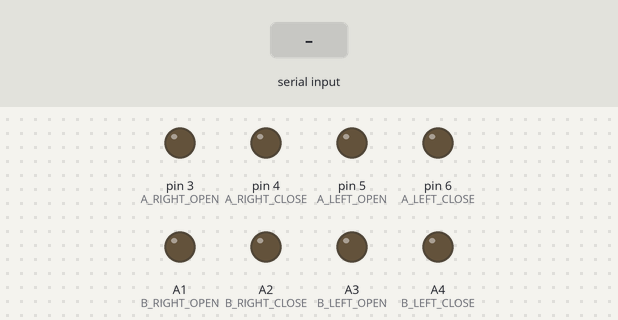
This sketch was run on a simulated Arduino Uno, built with avr-gcc and run on an emulated ATmega328P. Parts: output pins drawn as LEDs (lit = HIGH). The test bench sets the inputs (shaded band). What the sketch prints to the serial monitor is not drawn.

Above: at 1.2 s.
1.3 s: "3" received over Serial
At 1.9 s:
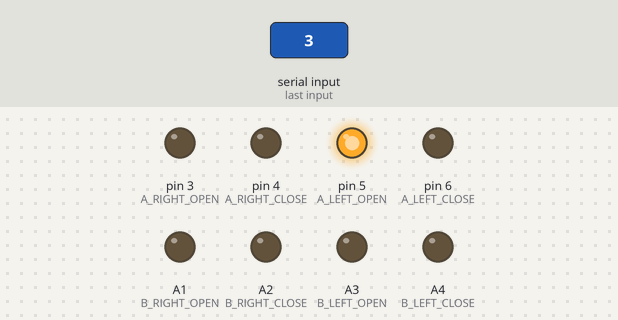
2.8 s: "4" received over Serial
At 3.1 s:
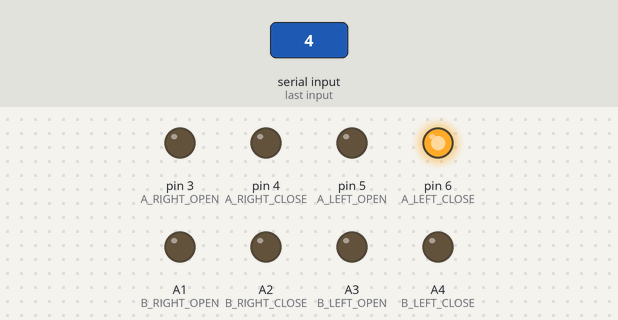
4.3 s: "5" received over Serial
At 5.4 s:
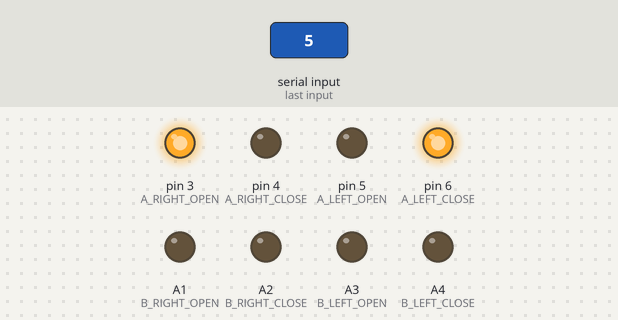
5.8 s: "6" received over Serial
At 6.6 s:
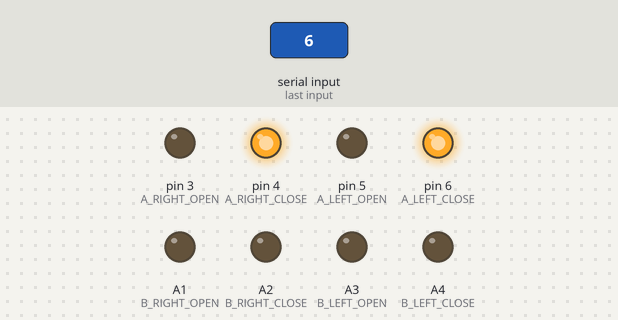
7.3 s: "A" received over Serial
At 7.7 s:
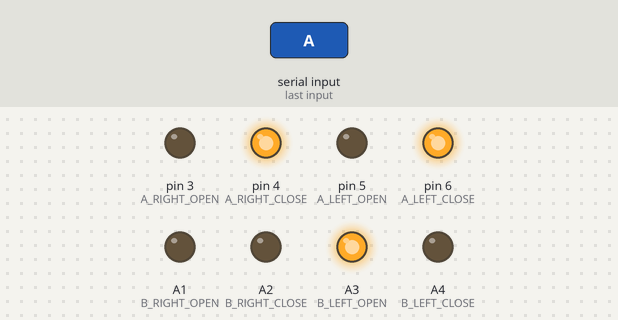
8.8 s: "B" received over Serial
At 10.0 s:
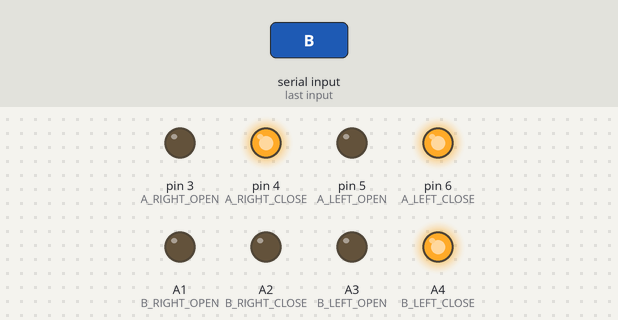
Timing chart, 0 to 11.3 s (numbered marks = the images above; inputs shaded):
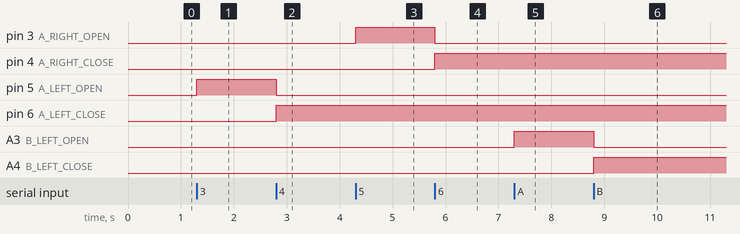

The sketch:

door_disp.ino
```cpp
int A_RIGHT_OPEN = 3;
int A_RIGHT_CLOSE = 4;
int A_LEFT_OPEN = 5;
int A_LEFT_CLOSE = 6;

int B_RIGHT_OPEN = A1;
int B_RIGHT_CLOSE = A2;
int B_LEFT_OPEN = A3;
int B_LEFT_CLOSE = A4;

void serialEvent() {
  while (Serial.available()) {
    char inChar = (char)Serial.read();
    switch(inChar) {
      case '3':
      digitalWrite(A_LEFT_OPEN,HIGH);
      digitalWrite(A_LEFT_CLOSE,LOW);
      Serial.print("A");
      break;
      case '4':
      digitalWrite(A_LEFT_OPEN,LOW);
      digitalWrite(A_LEFT_CLOSE,HIGH);
      Serial.print("B");
      break;
      case '5':
      digitalWrite(A_RIGHT_OPEN,HIGH);
      digitalWrite(A_RIGHT_CLOSE,LOW);
      Serial.print("C");
      break;
      case '6':
      digitalWrite(A_RIGHT_OPEN,LOW);
      digitalWrite(A_RIGHT_CLOSE,HIGH);
      Serial.print("D");
      break;
      case 'A':
      digitalWrite(B_LEFT_OPEN,HIGH);
      digitalWrite(B_LEFT_CLOSE,LOW);
      break;
      case 'B':
      digitalWrite(B_LEFT_OPEN,LOW);
      digitalWrite(B_LEFT_CLOSE,HIGH);
      break;
      case 'C':
      digitalWrite(B_RIGHT_OPEN,HIGH);
      digitalWrite(B_RIGHT_CLOSE,LOW);
      break;
      case 'D':
      digitalWrite(B_RIGHT_OPEN,LOW);
      digitalWrite(B_RIGHT_CLOSE,HIGH);
      break;
      default:
      break;
    }
  }
}

void setup() {
   Serial.begin(9600);
   pinMode(A_LEFT_OPEN,OUTPUT);
   pinMode(A_RIGHT_OPEN,OUTPUT);
   pinMode(A_LEFT_CLOSE,OUTPUT);
   pinMode(A_RIGHT_CLOSE,OUTPUT);
   pinMode(B_LEFT_OPEN,OUTPUT);
   pinMode(B_RIGHT_OPEN,OUTPUT);
   pinMode(B_LEFT_CLOSE,OUTPUT);
   pinMode(B_RIGHT_CLOSE,OUTPUT);
}

void loop() {
}
```

Measured:
- after the input at 1.3 s, pin 5 (A_LEFT_OPEN): LOW → HIGH at once
- after the input at 2.8 s, pin 5 (A_LEFT_OPEN): HIGH → LOW at once; pin 6 (A_LEFT_CLOSE): LOW → HIGH at once
- after the input at 4.3 s, pin 3 (A_RIGHT_OPEN): LOW → HIGH at once
- after the input at 5.8 s, pin 3 (A_RIGHT_OPEN): HIGH → LOW at once; pin 4 (A_RIGHT_CLOSE): LOW → HIGH at once
- after the input at 7.3 s, A3 (B_LEFT_OPEN): LOW → HIGH at once
- after the input at 8.8 s, A3 (B_LEFT_OPEN): HIGH → LOW at once; A4 (B_LEFT_CLOSE): LOW → HIGH at once
